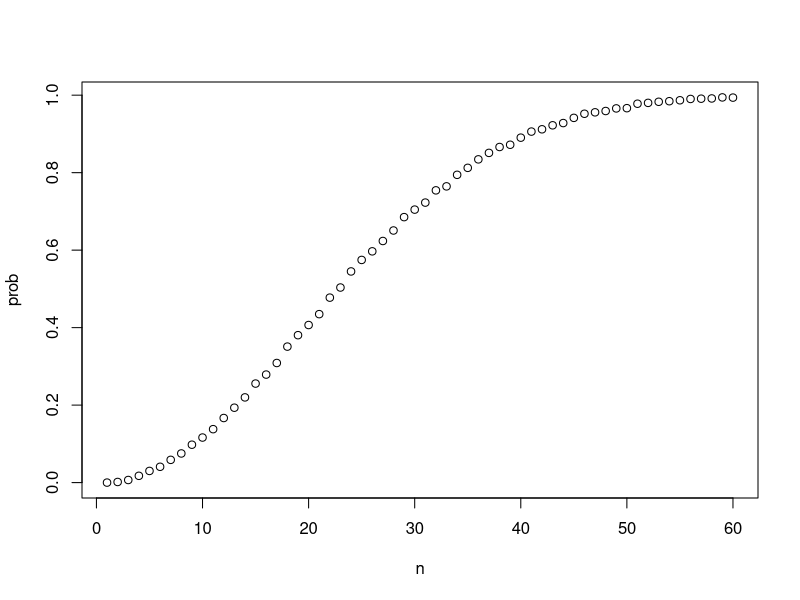
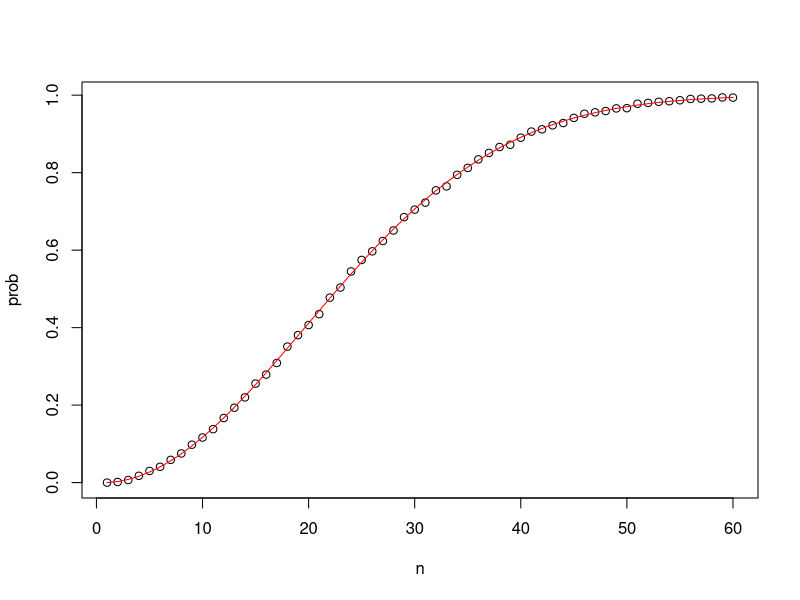

R code for these plots, in order:
## ---- chunk 1
beads <- rep( c('red', 'blue'), times = c(2,3))
beads
## ---- chunk 2
sample( beads,1)
## ---- chunk 3
B <- 10000
events <- replicate(B, sample(beads,1))
## ---- chunk 4
tab <- table(events)
tab
prop.table(tab)
## ---- chunk 5
events <- sample(beads, B, replace=TRUE)
prop.table(table(events))
## ---- chunk 6
beads <- rep(c("red", "blue"), times = c(2,3))
beads
## ---- chunk 7
mean(beads == "blue")
## ---- chunk 8
1/13 * 16/51
## ---- chunk 9
box <- rep( c('cyan', 'magenta', 'yellow'), times = c(3,5,7))
box
## ---- chunk 10
3/15 * 12/14
## ---- chunk 11
3/15 * 12/15
## ---- chunk 12
# joining strings with paste
number <- "Three"
suit <- "Hearts"
paste(number, suit)

# joining vectors element-wise with paste
paste(letters[1:5], as.character(1:5))
## ---- chunk 13
expand.grid(pants = c("blue", "black"), shirt = c("white", "grey", "plaid"))
## ---- chunk 14
suits <- c("Diamonds", "Clubs", "Hearts", "Spades")
numbers <- c("Ace", "Deuce", "Three", "Four", "Five", "Six", "Seven", "Eight", "Nine", "Ten", "Jack", "Queen", "King")
deck <- expand.grid(number = numbers, suit = suits)
deck <- paste(deck$number, deck$suit)
## ---- chunk 15
kings <- paste("King", suits)
mean(deck %in% kings)
## ---- chunk 16
library(gtools)
# This will calculate all the ways you can choose 2 numbers from a list of 1-5.
permutations(5,2)
## ---- chunk 17
# We have 52 cards, we will choose 2, and we will select them from the vector of our card names
hands <- permutations(52,2, v = deck)

first_card <- hands[,1]

second_card <- hands[,2]
# How many cases is the first card a king?
sum(first_card %in% kings)
# We ask how what fraction of these 204 also have a king in the second card?
sum(first_card %in% kings & second_card %in% kings) / sum(first_card %in% kings)
## ---- chunk 18
permutations(3,2)
combinations(3,2)
## ---- chunk 19
aces <- paste("Ace", suits)
facecard <- c("King", "Queen", "Jack", "Ten")
facecard <- expand.grid(number = facecard, suit = suits)
facecard <- paste(facecard$number, facecard$suit)

hands <- combinations(52, 2, v=deck) # all possible hands
# probability of a natural 21 given that the ace is listed first in `combinations`
mean(hands[,1] %in% aces & hands[,2] %in% facecard)
## ---- chunk 20
hand <- sample(deck, 2)
hand
## ---- chunk 21
# code for B=10,000 hands of blackjack
B <- 10000
results <- replicate(B, {
    hand <- sample(deck, 2)
    (hand[1] %in% aces & hand[2] %in% facecard) | (hand[2] %in% aces & hand[1] %in% facecard)
})
mean(results)
## ---- chunk 22
n <- 50
calendar <- 1:365
bdays <- sample(calendar, n, replace=TRUE)
## ---- chunk 23
any(duplicated(bdays))
## ---- chunk 24
b <- 10000
results <- replicate(B,{
  bdays <- sample(calendar, n, replace=TRUE)
  any(duplicated(bdays))
})
## ---- chunk 25
mean(results)
## ---- chunk 26
x <- 1:10
sapply(x, sqrt)
## ---- chunk 27
compute_prob <- function(n, B = 10000) {
	same_day <- replicate(B, {
    	bdays <- sample(1:365, n, replace = TRUE)
        any(duplicated(bdays))
    })
    mean(same_day)
}

n <- seq(1, 60)
prob <- sapply(n, compute_prob)
## ---- chunk 28
plot(n, prob)
## ---- chunk 29
exact_prob <- function(n){
  prob_unique <- seq(365, 365-n+1)/365
  # the probabilty of an event happening is 1 minus the probability of the event not happening
  1 - prod( prob_unique)
}
eprob <- sapply(n, exact_prob)
# Compare monte carlo plot to exact probabilty plot
plot(n, prob)
lines(n, eprob, col = 'red')
